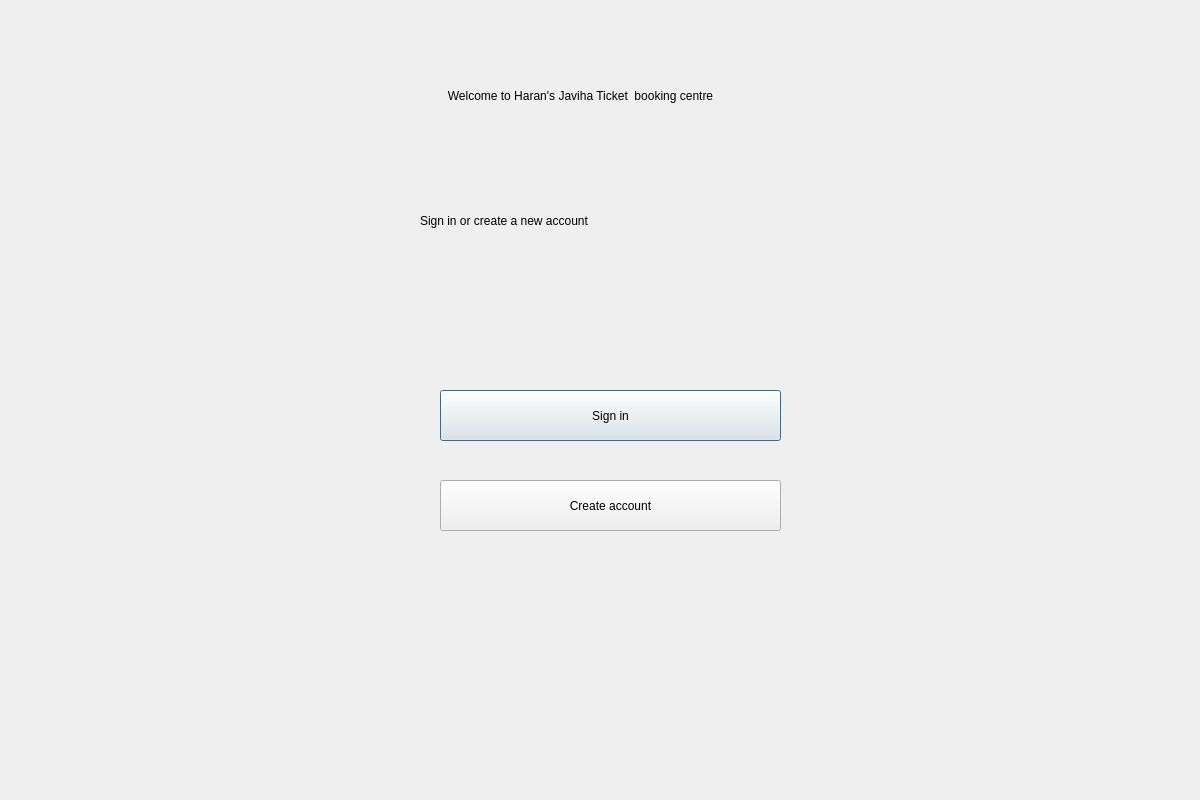
<?xml version="1.0" encoding="UTF-8"?>
<ui version="4.0">
 <class>Dialog</class>
 <widget class="QDialog" name="Dialog">
  <property name="geometry">
   <rect>
    <x>0</x>
    <y>0</y>
    <width>1200</width>
    <height>800</height>
   </rect>
  </property>
  <property name="windowTitle">
   <string>Dialog</string>
  </property>
  <widget class="QWidget" name="bgwidget" native="true">
   <property name="geometry">
    <rect>
     <x>0</x>
     <y>0</y>
     <width>1201</width>
     <height>801</height>
    </rect>
   </property>
   <property name="styleSheet">
    <string notr="true"/>
   </property>
   <widget class="QLabel" name="label">
    <property name="geometry">
     <rect>
      <x>220</x>
      <y>10</y>
      <width>721</width>
      <height>171</height>
     </rect>
    </property>
    <property name="styleSheet">
     <string notr="true">font: 36pt &quot;MS Shell Dlg 2&quot;; color:rgb(0,0,0)</string>
    </property>
    <property name="text">
     <string>Welcome to Haran's Javiha Ticket  booking centre</string>
    </property>
    <property name="alignment">
     <set>Qt::AlignCenter</set>
    </property>
    <property name="wordWrap">
     <bool>true</bool>
    </property>
   </widget>
   <widget class="QLabel" name="label_2">
    <property name="geometry">
     <rect>
      <x>420</x>
      <y>200</y>
      <width>391</width>
      <height>41</height>
     </rect>
    </property>
    <property name="styleSheet">
     <string notr="true">font: 16pt &quot;MS Shell Dlg 2&quot;;color:rgb(0,0,0)</string>
    </property>
    <property name="text">
     <string>Sign in or create a new account</string>
    </property>
   </widget>
   <widget class="QPushButton" name="login">
    <property name="geometry">
     <rect>
      <x>440</x>
      <y>390</y>
      <width>341</width>
      <height>51</height>
     </rect>
    </property>
    <property name="styleSheet">
     <string notr="true"/>
    </property>
    <property name="text">
     <string>Sign in</string>
    </property>
   </widget>
   <widget class="QPushButton" name="create">
    <property name="geometry">
     <rect>
      <x>440</x>
      <y>480</y>
      <width>341</width>
      <height>51</height>
     </rect>
    </property>
    <property name="styleSheet">
     <string notr="true"/>
    </property>
    <property name="text">
     <string>Create account</string>
    </property>
   </widget>
  </widget>
 </widget>
 <resources/>
 <connections/>
</ui>
